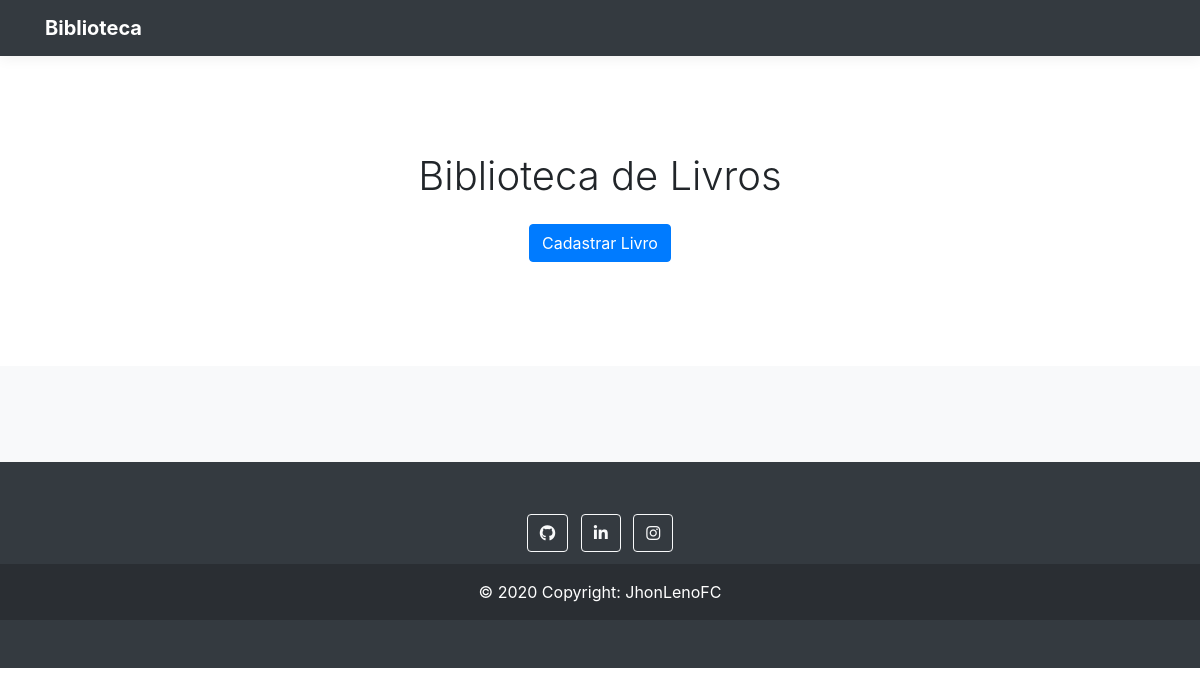
The app's page /, older data.
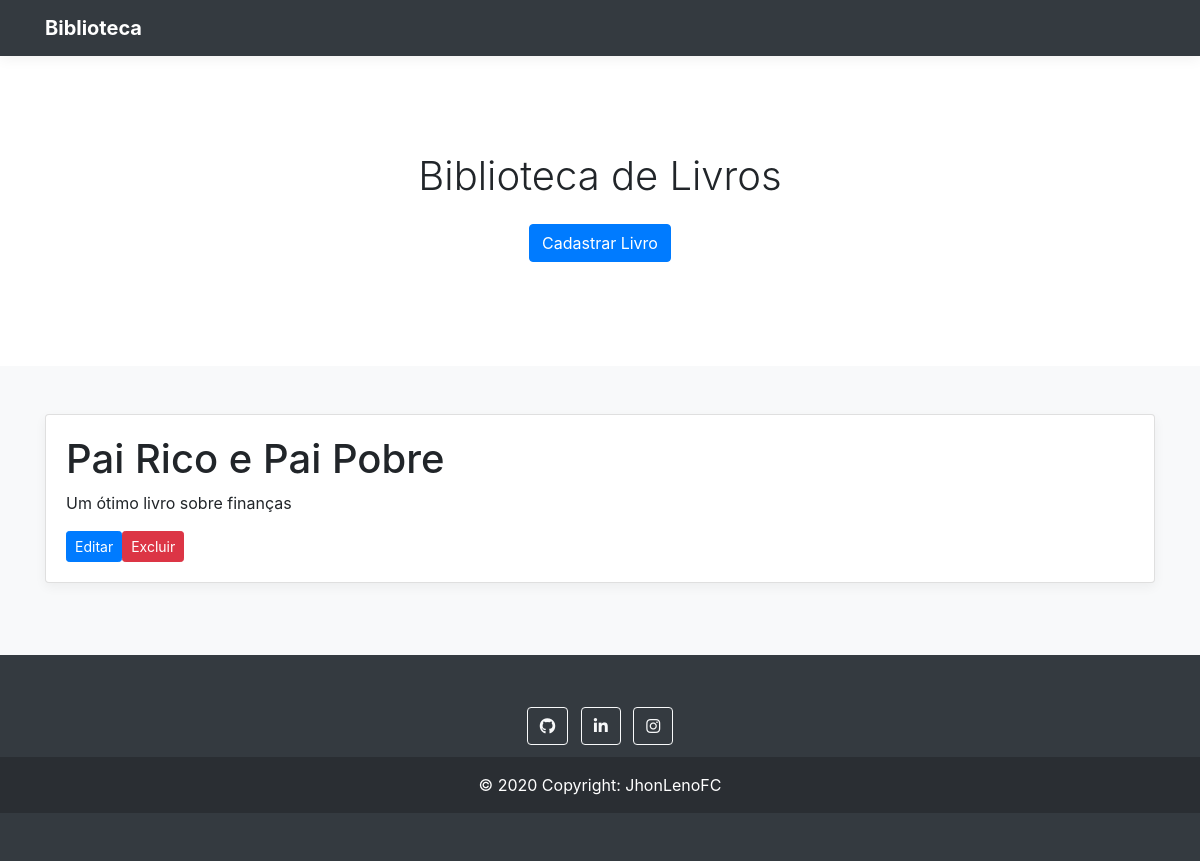
The same page, newer data.
### livros/models.py (models this page shows, shortened)
class Livro(models.Model):
    STATUS_CHOICE = (('Finalizado', 'Finalizado'), ('Lendo','Lendo'))
    livro = models.CharField(max_length=200)
    finalizado = models.CharField(max_length=20, choices=STATUS_CHOICE, default='Lendo')
    resumo = models.TextField()
    adicionado = models.DateField(auto_now_add=True)
    class Meta:
        ordering = ['adicionado']

### livros/views.py (the view)
# urls.py: path('', views.index, name='home'),
def index(request):
    livros = Livro.objects.all()
    return render(request, 'home.html', {'livros':livros})

### templates/home.html (shortened to what this page needs)
{% extends 'index.html' %}
{% block title %}
<section class="jumbotron text-center">
    <div class="container">
        <h1 class="jumbotron-heading">Biblioteca de Livros</h1>
        <p>
            <a href="{% url 'cadastrar' %}" class="btn btn-primary my-2">Cadastrar Livro</a>
        </p>
    </div>
</section>
{% endblock %}
{% block content %}
        {% for livro in livros %}
        <div class="row">
            <div class="col-md-12">
                <div class="card mb-4 box-shadow">
                    <div class="card-body">
                        <h1>{{ livro.livro }}</h1>
                        <p class="card-text">{{ livro.resumo }}</p>
                        <div class="d-flex justify-content-between align-items-center">
                            <div class="btn-group">
                                <form action="{% url 'editar' livro.id %}">
                                    <button type="submit" class="btn btn-sm btn-primary">Editar </button>
                                </form>
                                <form action="{% url 'excluir' livro.id %}">
                                    <button type="submit" class="btn btn-sm btn-danger">Excluir</button>
                                </form>
                            </div>
                        </div>
                    </div>
                </div>
            </div>
        </div>
        {% endfor %}
{% endblock %}

Row changes from the older to the newer data that the page shows:
added Livro: livro "Pai Rico e Pai Pobre", resumo "Um ótimo livro sobre finanças"
